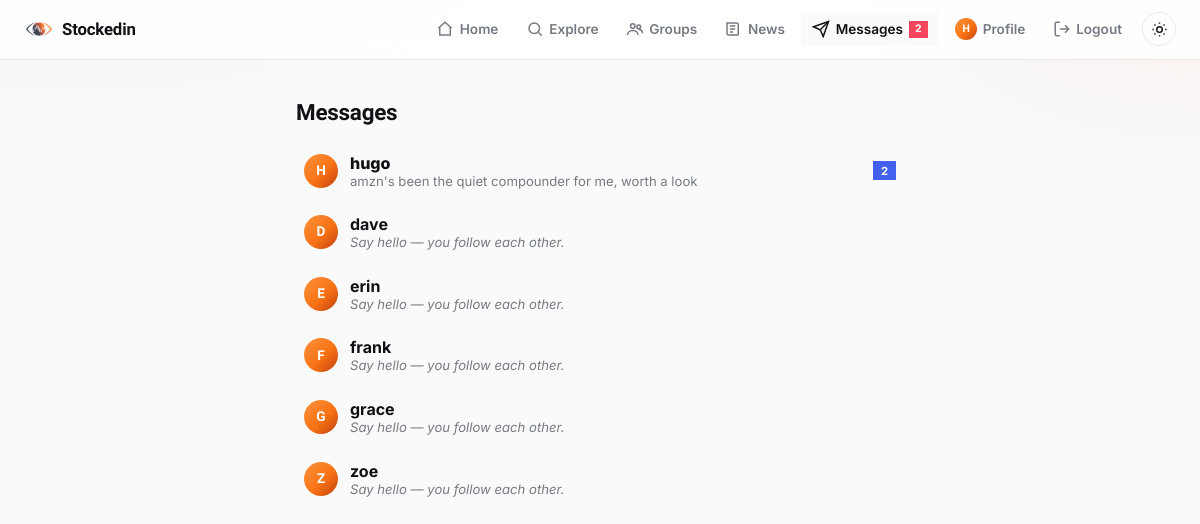
Screenshot of /messages (signed in) with the database file from the repository.
### models.py (models this page shows, shortened)
class User(UserMixin, db.Model):
    __tablename__ = "users"
    id = db.Column(db.Integer, primary_key=True)
    username = db.Column(db.String(32), unique=True, nullable=False, index=True)
    email = db.Column(db.String(120), unique=True, nullable=False)
    password_hash = db.Column(db.String(256), nullable=False)
    bio = db.Column(db.String(200))
    created_at = db.Column(db.DateTime, default=datetime.utcnow, nullable=False)
    university = db.Column(db.String(120), index=True)
    degree = db.Column(db.String(120))
    grad_year = db.Column(db.Integer)
    portfolio = db.relationship(
        "Portfolio",
        back_populates="owner",
        uselist=False,
        cascade="all, delete-orphan",
    )
    likes = db.relationship("Like", back_populates="user", cascade="all, delete-orphan")
    comments = db.relationship(
        "Comment", back_populates="user", cascade="all, delete-orphan"
    )
    predictions = db.relationship(
        "Prediction",
        back_populates="user",
        cascade="all, delete-orphan",
        order_by="Prediction.created_at.desc()",
    )
    group_memberships = db.relationship(
        "GroupMembership", back_populates="user", cascade="all, delete-orphan"
    )
    following = db.relationship(
        "Follow",
        foreign_keys="Follow.follower_id",
        back_populates="follower",
        cascade="all, delete-orphan",
    )
    followers = db.relationship(
        "Follow",
        foreign_keys="Follow.followed_id",
        back_populates="followed",
        cascade="all, delete-orphan",
    )
    @property
    def mutual_friends(self):
        following_ids = {f.followed_id for f in self.following}
        follower_ids = {f.follower_id for f in self.followers}
        mutual_ids = following_ids & follower_ids
        if not mutual_ids:
            return []
        return User.query.filter(User.id.in_(mutual_ids)).order_by(User.username).all()
    @property
    def unread_message_count(self):
        return Message.query.filter_by(recipient_id=self.id, read_at=None).count()

class Message(db.Model):
    __tablename__ = "messages"
    id = db.Column(db.Integer, primary_key=True)
    sender_id = db.Column(db.Integer, db.ForeignKey("users.id"), nullable=False)
    recipient_id = db.Column(db.Integer, db.ForeignKey("users.id"), nullable=False)
    body = db.Column(db.String(1000), nullable=False)
    created_at = db.Column(db.DateTime, default=datetime.utcnow, nullable=False)
    read_at = db.Column(db.DateTime)
    sender = db.relationship("User", foreign_keys=[sender_id])
    recipient = db.relationship("User", foreign_keys=[recipient_id])

### routes_messages.py (the view)
@login_required
def inbox():
    friends = current_user.mutual_friends
    threads = []
    for friend in friends:
        last_message = (
            _thread_query(current_user.id, friend.id)
            .order_by(Message.created_at.desc())
            .first()
        )
        unread_count = Message.query.filter_by(
            sender_id=friend.id, recipient_id=current_user.id, read_at=None
        ).count()
        threads.append(
            {"friend": friend, "last_message": last_message, "unread_count": unread_count}
        )
    threads.sort(
        key=lambda t: t["last_message"].created_at if t["last_message"] else datetime.min,
        reverse=True,
    )
    return render_template("messages_inbox.html", threads=threads)

### app.py (called while the page is built)
def create_app():
    app = Flask(__name__, instance_relative_config=True)
    app.config.from_object(Config)
    db.init_app(app)
    login_manager.init_app(app)
    csrf.init_app(app)
    routes_auth.register(app)
    routes_portfolio.register(app)
    routes_social.register(app)
    routes_news.register(app)
    routes_messages.register(app)
    routes_discover.register(app)
    routes_groups.register(app)
    routes_predictions.register(app)
    @app.context_processor
    def inject_unread_message_count():
        if current_user.is_authenticated:
            return {"unread_message_count": current_user.unread_message_count}
        return {"unread_message_count": 0}
    return app

### models.py (called while the page is built)
@login_manager.user_loader
def load_user(user_id):
    return db.session.get(User, int(user_id))

### routes_messages.py (called while the page is built)
def _thread_query(user_a_id, user_b_id):
    return Message.query.filter(
        or_(
            and_(Message.sender_id == user_a_id, Message.recipient_id == user_b_id),
            and_(Message.sender_id == user_b_id, Message.recipient_id == user_a_id),
        )
    )

### templates/messages_inbox.html (shortened to what this page needs)
{% extends "base.html" %}
{% block content %}
  <h1>Messages</h1>
  {% if threads %}
    <ul class="thread-list">
      {% for t in threads %}
        <li>
          <a class="thread-row {{ 'unread' if t.unread_count else '' }}" href="{{ url_for('thread', username=t.friend.username) }}">
            <span class="avatar">{{ t.friend.username[0]|upper }}</span>
            <span class="thread-info">
              <strong>{{ t.friend.username }}</strong>
              {% if t.last_message %}
                <span class="thread-preview">
                  {{ "You: " if t.last_message.sender_id == current_user.id else "" }}{{ t.last_message.body }}
                </span>
              {% else %}
                <span class="thread-preview empty">Say hello &mdash; you follow each other.</span>
              {% endif %}
            </span>
            {% if t.unread_count %}<span class="unread-badge">{{ t.unread_count }}</span>{% endif %}
          </a>
        </li>
      {% endfor %}
    </ul>
  {% else %}
    <p class="empty-state">
      No conversations yet. You can message anyone who follows you back &mdash;
      follow someone from the <a href="{{ url_for('feed') }}">feed sidebar</a> and see if they follow back.
    </p>
  {% endif %}
{% endblock %}

### templates/base.html (shortened to what this page needs)
<!doctype html>
<html lang="en">
<head>
  <link rel="stylesheet" href="{{ url_for('static', filename='style.css') }}">
</head>
<body>
  <nav class="navbar">
    <a class="brand" href="{{ url_for('feed') if current_user.is_authenticated else url_for('login') }}">
      <img class="brand-mark" src="{{ url_for('static', filename='images/logo-icon.png') }}" alt="">
      Stockedin
    </a>
    <div class="nav-links">
      {% if current_user.is_authenticated %}
        <a href="{{ url_for('feed') }}" class="nav-link {{ 'active' if request.endpoint == 'feed' }}">
          <svg viewBox="0 0 24 24" fill="none" stroke="currentColor" stroke-width="2"><path d="M3 11l9-8 9 8"/><path d="M5 10v10h14V10"/></svg>
          <span>Home</span>
        </a>
        <a href="{{ url_for('explore') }}" class="nav-link {{ 'active' if request.endpoint == 'explore' }}">
          <svg viewBox="0 0 24 24" fill="none" stroke="currentColor" stroke-width="2"><circle cx="11" cy="11" r="7"/><path d="m21 21-4.3-4.3"/></svg>
          <span>Explore</span>
        </a>
        <a href="{{ url_for('groups_home') }}" class="nav-link {{ 'active' if request.endpoint in ('groups_home', 'group_detail', 'group_new', 'group_join') }}">
          <svg viewBox="0 0 24 24" fill="none" stroke="currentColor" stroke-width="2"><circle cx="9" cy="8" r="3"/><path d="M2 20c0-3.3 3.1-6 7-6s7 2.7 7 6"/><circle cx="17" cy="9" r="2.5"/><path d="M17 12.5c2.5 0 5 1.8 5 5"/></svg>
          <span>Groups</span>
        </a>
        <a href="{{ url_for('news') }}" class="nav-link {{ 'active' if request.endpoint == 'news' }}">
          <svg viewBox="0 0 24 24" fill="none" stroke="currentColor" stroke-width="2"><path d="M4 4h13a2 2 0 0 1 2 2v13a1 1 0 0 1-1 1H6a2 2 0 0 1-2-2z"/><path d="M8 8h7M8 12h7M8 16h4"/></svg>
          <span>News</span>
        </a>
        <a href="{{ url_for('inbox') }}" class="nav-link {{ 'active' if request.endpoint in ('inbox', 'thread') }}">
          <svg viewBox="0 0 24 24" fill="none" stroke="currentColor" stroke-width="2"><path d="M22 2 11 13"/><path d="M22 2 15 22l-4-9-9-4z"/></svg>
          <span>Messages</span>
          {% if unread_message_count %}<span class="nav-badge">{{ unread_message_count }}</span>{% endif %}
        </a>
        <a href="{{ url_for('profile', username=current_user.username) }}" class="nav-link {{ 'active' if request.endpoint == 'profile' and request.view_args.username == current_user.username }}">
          <span class="avatar avatar-nav">{{ current_user.username[0]|upper }}</span>
          <span>Profile</span>
        </a>
        <a href="{{ url_for('logout') }}" class="nav-link">
          <svg viewBox="0 0 24 24" fill="none" stroke="currentColor" stroke-width="2"><path d="M9 21H5a2 2 0 0 1-2-2V5a2 2 0 0 1 2-2h4"/><path d="M16 17l5-5-5-5"/><path d="M21 12H9"/></svg>
          <span>Logout</span>
        </a>
      {% else %}
        <a class="nav-link" href="{{ url_for('login') }}"><span>Login</span></a>
        <a class="nav-link" href="{{ url_for('signup') }}"><span>Sign up</span></a>
      {% endif %}
      <button type="button" id="theme-toggle" class="theme-toggle" aria-label="Toggle dark mode">
        <svg class="icon-sun" viewBox="0 0 24 24" fill="none" stroke="currentColor" stroke-width="2"><circle cx="12" cy="12" r="4"/><path d="M12 2v2M12 20v2M4.9 4.9l1.4 1.4M17.7 17.7l1.4 1.4M2 12h2M20 12h2M4.9 19.1l1.4-1.4M17.7 6.3l1.4-1.4"/></svg>
      </button>
    </div>
  </nav>
  <main class="container {% block container_class %}{% endblock %}">
    {% block content %}{% endblock %}
  </main>
</body>
</html>

### static/style.css (style rules this page uses)
:root { --bg: #fafafa; --card-bg: #ffffff; --border: #e8e8ea; --text: #0f1115; --muted: #767a82; --primary: #4361ee; --primary-dark: #3245c0; --gain: #0ecb81; --gain-bg: #e6faf3; --loss: #f6465d; --loss-bg: #fdeaed; --danger: #f6465d; --gradient: linear-gradient(135deg, #fb923c 0%, #f97316 55%, #c2410c 100%); --shadow: 0 1px 2px rgba(15, 17, 21, 0.04), 0 8px 24px rgba(15, 17, 21, 0.06); --shadow-hover: 0 4px 8px rgba(15, 17, 21, 0.06), 0 16px 32px rgba(15, 17, 21, 0.09); --radius: 0; --wash-1: rgba(249, 115, 22, 0.06); --wash-2: rgba(194, 65, 12, 0.05); --nav-bg: rgba(255, 255, 255, 0.85); --font-body: "Inter", -apple-system, "Segoe UI", Roboto, Helvetica, Arial, sans-serif; --font-heading: "Plus Jakarta Sans", var(--font-body); --font-numeric: "Space Grotesk", var(--font-body); }
html { color-scheme: light; }
* { box-sizing: border-box; }
body { margin: 0; font-family: var(--font-body); background: radial-gradient(720px 360px at 8% -10%, var(--wash-1), transparent 60%), radial-gradient(640px 320px at 100% 0%, var(--wash-2), transparent 55%), var(--bg); background-attachment: fixed; color: var(--text); -webkit-font-smoothing: antialiased; transition: background-color 0.15s, color 0.15s; }
.navbar { display: flex; justify-content: space-between; align-items: center; padding: 0.7rem 1.5rem; background: var(--nav-bg); backdrop-filter: blur(10px); border-bottom: 1px solid var(--border); position: sticky; top: 0; z-index: 100; }
.navbar .brand { display: flex; align-items: center; gap: 0.5rem; font-family: var(--font-heading); font-weight: 800; font-size: 1.05rem; color: var(--text); text-decoration: none; letter-spacing: -0.01em; }
.brand-mark { width: 30px; height: 30px; object-fit: contain; flex-shrink: 0; }
.nav-links { display: flex; align-items: center; gap: 0.15rem; }
.nav-link { position: relative; display: flex; align-items: center; gap: 0.35rem; padding: 0.45rem 0.7rem; margin-left: 0.15rem; border-radius: 0; color: var(--muted); text-decoration: none; font-size: 0.85rem; font-weight: 600; transition: background 0.15s, color 0.15s; }
.nav-link svg { width: 18px; height: 18px; flex-shrink: 0; }
.nav-link.active { color: var(--text); background: var(--bg); }
.nav-link span:not(.avatar):not(.nav-badge) { display: inline; }
.nav-badge { background: var(--loss); color: #fff; font-size: 0.65rem; font-weight: 700; line-height: 1; padding: 0.2rem 0.4rem; border-radius: 0; min-width: 1.1em; text-align: center; }
.theme-toggle { display: flex; align-items: center; justify-content: center; width: 34px; height: 34px; margin-left: 0.4rem; border: 1px solid var(--border); border-radius: 50%; background: none; color: var(--text); cursor: pointer; }
.theme-toggle svg { width: 17px; height: 17px; }
.container { max-width: 640px; margin: 0 auto; padding: 1.5rem 1rem 4rem; }
h1, h2, h3 { font-family: var(--font-heading); }
h1 { font-size: 1.4rem; letter-spacing: -0.01em; }
.avatar { display: inline-flex; align-items: center; justify-content: center; width: 34px; height: 34px; border-radius: 50%; background: var(--gradient); color: #fff; font-family: var(--font-heading); font-weight: 700; font-size: 0.85rem; flex-shrink: 0; line-height: 1; }
.avatar-nav { width: 22px; height: 22px; font-size: 0.65rem; }
.thread-list { list-style: none; padding: 0; margin: 0; }
.thread-row { display: flex; align-items: center; gap: 0.75rem; padding: 0.8rem 0.5rem; border-radius: var(--radius); text-decoration: none; color: var(--text); transition: background 0.15s; }
.thread-row.unread .thread-info strong { font-weight: 800; }
.thread-info { display: flex; flex-direction: column; min-width: 0; flex: 1; }
.thread-preview { color: var(--muted); font-size: 0.82rem; white-space: nowrap; overflow: hidden; text-overflow: ellipsis; }
.thread-preview.empty { font-style: italic; }
.unread-badge { background: var(--primary); color: #fff; font-size: 0.7rem; font-weight: 700; border-radius: 0; padding: 0.15rem 0.5rem; }

### rows the page displays
User: username "H"
User: friend "H", friend.username "hugo"
Message: last_message.body "amzn's been the quiet compounder for me, worth a look"
User: friend "D", friend.username "dave"
User: friend "E", friend.username "erin"
User: friend "F", friend.username "frank"
User: friend "G", friend.username "grace"
User: friend "Z", friend.username "zoe"

### other values shown
{{ unread_message_count }} "2"
{{ t.unread_count }} "2"
